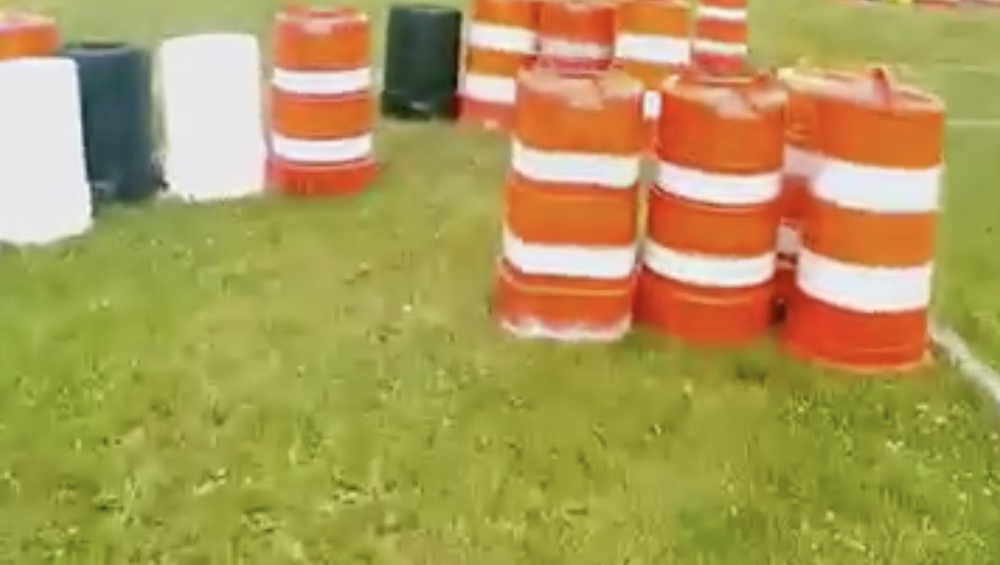
#> input picture Darpan_BS20B013/barrel_img.png, 1000 x 565 px, shrunk from 1494 x 844 before the run, found by its file name
$ python Task2.py
#> lines starting #> are read from the running program, lines starting #| are printed output that depends on the picture
import cv2

img = cv2.imread('Barrel_img.png')
#> img is the input picture: shape (565, 1000, 3); mean B, G, R 87.5, 154.8, 173.6

img_hsv = cv2.cvtColor(img, cv2.COLOR_BGR2HSV)
#> img_hsv: shape (565, 1000, 3); mean H, S, V 32.2, 134.5, 178.3

net = cv2.calcHist([img_hsv], [0, 1], None, [
    100, 200], [0, 100, 0, 200])
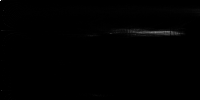
#> net: shape (100, 200) float32; min 0, max 5132, mean 24.1; drawn with min black and max white


cv2.normalize(net, net, 0, 255, cv2.NORM_MINMAX)

disc = cv2.getStructuringElement(cv2.MORPH_ELLIPSE, (5, 5))


#> (the run stopped early here; a loop or call above may not have finished)
